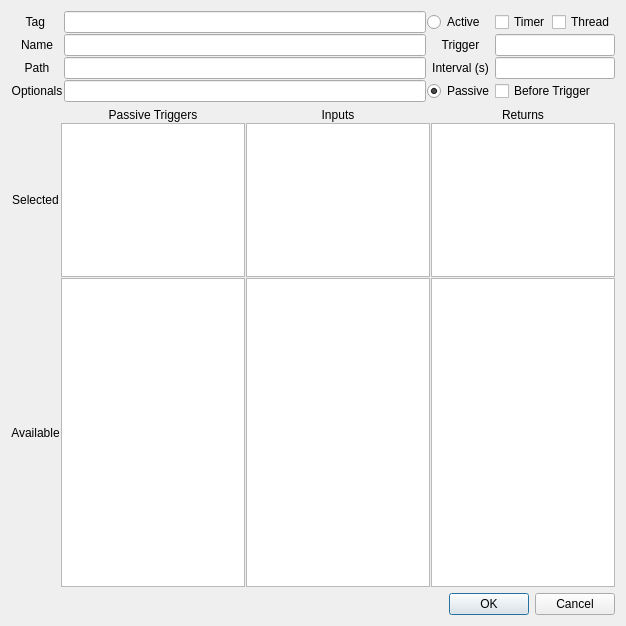
<?xml version="1.0" encoding="UTF-8"?>
<ui version="4.0">
 <class>actionDialog</class>
 <widget class="QDialog" name="actionDialog">
  <property name="geometry">
   <rect>
    <x>0</x>
    <y>0</y>
    <width>626</width>
    <height>626</height>
   </rect>
  </property>
  <property name="windowTitle">
   <string>Setup Action</string>
  </property>
  <layout class="QVBoxLayout" name="verticalLayout">
   <item>
    <layout class="QGridLayout" name="actShortInputLayout" rowstretch="0,0,0,0,0,0,0" columnstretch="0,1,7,1,1" columnminimumwidth="0,0,0,0,0">
     <property name="spacing">
      <number>1</number>
     </property>
     <item row="6" column="1">
      <widget class="QLabel" name="actOptionalsLabel">
       <property name="sizePolicy">
        <sizepolicy hsizetype="Preferred" vsizetype="Preferred">
         <horstretch>0</horstretch>
         <verstretch>0</verstretch>
        </sizepolicy>
       </property>
       <property name="maximumSize">
        <size>
         <width>16777215</width>
         <height>16777215</height>
        </size>
       </property>
       <property name="font">
        <font>
         <weight>50</weight>
         <bold>false</bold>
        </font>
       </property>
       <property name="toolTip">
        <string>Optionals to send to function</string>
       </property>
       <property name="text">
        <string>Optionals</string>
       </property>
       <property name="alignment">
        <set>Qt::AlignCenter</set>
       </property>
      </widget>
     </item>
     <item row="2" column="4">
      <widget class="KeyBindLineEdit" name="actTriggerLineEdit"/>
     </item>
     <item row="0" column="1">
      <widget class="QLabel" name="actTagLabel">
       <property name="sizePolicy">
        <sizepolicy hsizetype="Preferred" vsizetype="Preferred">
         <horstretch>0</horstretch>
         <verstretch>0</verstretch>
        </sizepolicy>
       </property>
       <property name="baseSize">
        <size>
         <width>0</width>
         <height>0</height>
        </size>
       </property>
       <property name="font">
        <font>
         <weight>50</weight>
         <bold>false</bold>
        </font>
       </property>
       <property name="toolTip">
        <string>Human readable name of action</string>
       </property>
       <property name="text">
        <string>Tag </string>
       </property>
       <property name="alignment">
        <set>Qt::AlignCenter</set>
       </property>
      </widget>
     </item>
     <item row="2" column="1">
      <widget class="QLabel" name="actNameLabel">
       <property name="font">
        <font>
         <weight>50</weight>
         <bold>false</bold>
        </font>
       </property>
       <property name="toolTip">
        <string>Function name of action</string>
       </property>
       <property name="text">
        <string>Name</string>
       </property>
       <property name="alignment">
        <set>Qt::AlignCenter</set>
       </property>
      </widget>
     </item>
     <item row="6" column="3">
      <widget class="QRadioButton" name="actPassiveRadio">
       <property name="toolTip">
        <string>Action is triggered by an active action</string>
       </property>
       <property name="text">
        <string>Passive</string>
       </property>
       <property name="checked">
        <bool>true</bool>
       </property>
      </widget>
     </item>
     <item row="6" column="2">
      <widget class="QLineEdit" name="actOptionalsLineEdit"/>
     </item>
     <item row="4" column="3">
      <widget class="QLabel" name="actIntervalLabel">
       <property name="font">
        <font>
         <weight>50</weight>
         <bold>false</bold>
        </font>
       </property>
       <property name="toolTip">
        <string>Time in seconds between calling action</string>
       </property>
       <property name="text">
        <string>Interval (s)</string>
       </property>
       <property name="alignment">
        <set>Qt::AlignCenter</set>
       </property>
      </widget>
     </item>
     <item row="0" column="3">
      <widget class="QRadioButton" name="actActiveRadio">
       <property name="toolTip">
        <string>Action is called using a keybind or click</string>
       </property>
       <property name="text">
        <string>Active</string>
       </property>
      </widget>
     </item>
     <item row="2" column="2">
      <widget class="QLineEdit" name="actNameLineEdit"/>
     </item>
     <item row="6" column="4">
      <widget class="QCheckBox" name="passiveBeforeCheck">
       <property name="toolTip">
        <string>Action is to applied prior its triggering active action</string>
       </property>
       <property name="text">
        <string>Before Trigger</string>
       </property>
      </widget>
     </item>
     <item row="4" column="1">
      <widget class="QLabel" name="actPathLabel">
       <property name="sizePolicy">
        <sizepolicy hsizetype="Preferred" vsizetype="Preferred">
         <horstretch>0</horstretch>
         <verstretch>0</verstretch>
        </sizepolicy>
       </property>
       <property name="maximumSize">
        <size>
         <width>16777215</width>
         <height>16777215</height>
        </size>
       </property>
       <property name="font">
        <font>
         <weight>50</weight>
         <bold>false</bold>
        </font>
       </property>
       <property name="toolTip">
        <string>Path relative Lazylyst where function is held</string>
       </property>
       <property name="text">
        <string>Path</string>
       </property>
       <property name="alignment">
        <set>Qt::AlignCenter</set>
       </property>
      </widget>
     </item>
     <item row="0" column="2">
      <widget class="HoverLineEdit" name="actTagLineEdit"/>
     </item>
     <item row="4" column="2">
      <widget class="QLineEdit" name="actPathLineEdit"/>
     </item>
     <item row="2" column="3">
      <widget class="QLabel" name="actTriggerLabel">
       <property name="font">
        <font>
         <weight>50</weight>
         <bold>false</bold>
        </font>
       </property>
       <property name="toolTip">
        <string>Keybind to activate action</string>
       </property>
       <property name="text">
        <string>Trigger</string>
       </property>
       <property name="alignment">
        <set>Qt::AlignCenter</set>
       </property>
      </widget>
     </item>
     <item row="4" column="4">
      <widget class="QLineEdit" name="actIntervalLineEdit"/>
     </item>
     <item row="0" column="4">
      <layout class="QHBoxLayout" name="actActiveCheckLayout">
       <item>
        <widget class="QCheckBox" name="activeTimerCheck">
         <property name="toolTip">
          <string>Repeat action every interval</string>
         </property>
         <property name="text">
          <string>Timer</string>
         </property>
        </widget>
       </item>
       <item>
        <widget class="QCheckBox" name="activeThreadedCheck">
         <property name="toolTip">
          <string>Run action in background</string>
         </property>
         <property name="text">
          <string>Thread</string>
         </property>
        </widget>
       </item>
      </layout>
     </item>
    </layout>
   </item>
   <item>
    <layout class="QGridLayout" name="actReturnLayout" rowstretch="0,1,2">
     <property name="spacing">
      <number>1</number>
     </property>
     <item row="1" column="2">
      <widget class="KeyListWidget" name="actSelectInputList">
       <property name="dragDropMode">
        <enum>QAbstractItemView::InternalMove</enum>
       </property>
      </widget>
     </item>
     <item row="2" column="3">
      <widget class="QListWidget" name="actAvailReturnList">
       <property name="sortingEnabled">
        <bool>true</bool>
       </property>
      </widget>
     </item>
     <item row="2" column="1">
      <widget class="QListWidget" name="actAvailTriggerList">
       <property name="sortingEnabled">
        <bool>true</bool>
       </property>
      </widget>
     </item>
     <item row="0" column="2">
      <widget class="QLabel" name="actInputLabel">
       <property name="font">
        <font>
         <weight>50</weight>
         <bold>false</bold>
        </font>
       </property>
       <property name="toolTip">
        <string>Variable(s) to send to function</string>
       </property>
       <property name="text">
        <string>Inputs</string>
       </property>
       <property name="alignment">
        <set>Qt::AlignCenter</set>
       </property>
      </widget>
     </item>
     <item row="0" column="3">
      <widget class="QLabel" name="actReturnLabel">
       <property name="font">
        <font>
         <weight>50</weight>
         <bold>false</bold>
        </font>
       </property>
       <property name="toolTip">
        <string>Variable(s) to be returned by function </string>
       </property>
       <property name="text">
        <string>Returns</string>
       </property>
       <property name="alignment">
        <set>Qt::AlignCenter</set>
       </property>
      </widget>
     </item>
     <item row="1" column="3">
      <widget class="KeyListWidget" name="actSelectReturnList">
       <property name="dragDropMode">
        <enum>QAbstractItemView::InternalMove</enum>
       </property>
      </widget>
     </item>
     <item row="2" column="2">
      <widget class="QListWidget" name="actAvailInputList">
       <property name="viewMode">
        <enum>QListView::ListMode</enum>
       </property>
       <property name="sortingEnabled">
        <bool>true</bool>
       </property>
      </widget>
     </item>
     <item row="1" column="0">
      <widget class="QLabel" name="actSelectLabel">
       <property name="font">
        <font>
         <weight>50</weight>
         <bold>false</bold>
        </font>
       </property>
       <property name="text">
        <string>Selected</string>
       </property>
       <property name="alignment">
        <set>Qt::AlignCenter</set>
       </property>
      </widget>
     </item>
     <item row="1" column="1">
      <widget class="KeyListWidget" name="actSelectTriggerList">
       <property name="sortingEnabled">
        <bool>true</bool>
       </property>
      </widget>
     </item>
     <item row="2" column="0">
      <widget class="QLabel" name="actAvailLabel">
       <property name="font">
        <font>
         <weight>50</weight>
         <bold>false</bold>
        </font>
       </property>
       <property name="text">
        <string>Available</string>
       </property>
       <property name="alignment">
        <set>Qt::AlignCenter</set>
       </property>
      </widget>
     </item>
     <item row="0" column="1">
      <widget class="QLabel" name="actPassiveTriggerLabel">
       <property name="font">
        <font>
         <weight>50</weight>
         <bold>false</bold>
        </font>
       </property>
       <property name="toolTip">
        <string>Active actions which trigger a passive action</string>
       </property>
       <property name="text">
        <string>Passive Triggers</string>
       </property>
       <property name="alignment">
        <set>Qt::AlignCenter</set>
       </property>
      </widget>
     </item>
    </layout>
   </item>
   <item>
    <layout class="QHBoxLayout" name="actLowerLayout" stretch="20,1">
     <item>
      <spacer name="horizontalSpacer">
       <property name="orientation">
        <enum>Qt::Horizontal</enum>
       </property>
       <property name="sizeHint" stdset="0">
        <size>
         <width>40</width>
         <height>20</height>
        </size>
       </property>
      </spacer>
     </item>
     <item>
      <widget class="QDialogButtonBox" name="actButtonBox">
       <property name="layoutDirection">
        <enum>Qt::LeftToRight</enum>
       </property>
       <property name="orientation">
        <enum>Qt::Horizontal</enum>
       </property>
       <property name="standardButtons">
        <set>QDialogButtonBox::Cancel|QDialogButtonBox::Ok</set>
       </property>
       <property name="centerButtons">
        <bool>true</bool>
       </property>
      </widget>
     </item>
    </layout>
   </item>
  </layout>
 </widget>
 <customwidgets>
  <customwidget>
   <class>KeyListWidget</class>
   <extends>QListWidget</extends>
   <header>CustomWidgets.h</header>
  </customwidget>
  <customwidget>
   <class>KeyBindLineEdit</class>
   <extends>QLineEdit</extends>
   <header>CustomWidgets.h</header>
  </customwidget>
  <customwidget>
   <class>HoverLineEdit</class>
   <extends>QLineEdit</extends>
   <header>CustomWidgets.h</header>
  </customwidget>
 </customwidgets>
 <tabstops>
  <tabstop>actTagLineEdit</tabstop>
  <tabstop>actNameLineEdit</tabstop>
  <tabstop>actPathLineEdit</tabstop>
  <tabstop>actOptionalsLineEdit</tabstop>
  <tabstop>actActiveRadio</tabstop>
  <tabstop>actTriggerLineEdit</tabstop>
  <tabstop>actIntervalLineEdit</tabstop>
  <tabstop>actPassiveRadio</tabstop>
  <tabstop>passiveBeforeCheck</tabstop>
  <tabstop>actSelectTriggerList</tabstop>
  <tabstop>actAvailTriggerList</tabstop>
  <tabstop>actSelectInputList</tabstop>
  <tabstop>actAvailInputList</tabstop>
  <tabstop>actSelectReturnList</tabstop>
  <tabstop>actAvailReturnList</tabstop>
  <tabstop>actButtonBox</tabstop>
 </tabstops>
 <resources/>
 <connections>
  <connection>
   <sender>actButtonBox</sender>
   <signal>accepted()</signal>
   <receiver>actionDialog</receiver>
   <slot>accept()</slot>
   <hints>
    <hint type="sourcelabel">
     <x>248</x>
     <y>254</y>
    </hint>
    <hint type="destinationlabel">
     <x>157</x>
     <y>274</y>
    </hint>
   </hints>
  </connection>
  <connection>
   <sender>actButtonBox</sender>
   <signal>rejected()</signal>
   <receiver>actionDialog</receiver>
   <slot>reject()</slot>
   <hints>
    <hint type="sourcelabel">
     <x>316</x>
     <y>260</y>
    </hint>
    <hint type="destinationlabel">
     <x>286</x>
     <y>274</y>
    </hint>
   </hints>
  </connection>
 </connections>
</ui>
